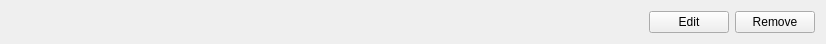
<?xml version="1.0" encoding="UTF-8"?>
<ui version="4.0">
 <class>TileWidget</class>
 <widget class="QWidget" name="TileWidget">
  <property name="geometry">
   <rect>
    <x>0</x>
    <y>0</y>
    <width>826</width>
    <height>44</height>
   </rect>
  </property>
  <property name="windowTitle">
   <string>Form</string>
  </property>
  <layout class="QHBoxLayout" name="horizontalLayout" stretch="1,0,0">
   <item>
    <widget class="QLabel" name="label">
     <property name="text">
      <string/>
     </property>
    </widget>
   </item>
   <item>
    <widget class="QPushButton" name="editButton">
     <property name="text">
      <string>Edit</string>
     </property>
    </widget>
   </item>
   <item>
    <widget class="QPushButton" name="removeButton">
     <property name="text">
      <string>Remove</string>
     </property>
    </widget>
   </item>
  </layout>
 </widget>
 <resources/>
 <connections/>
</ui>
